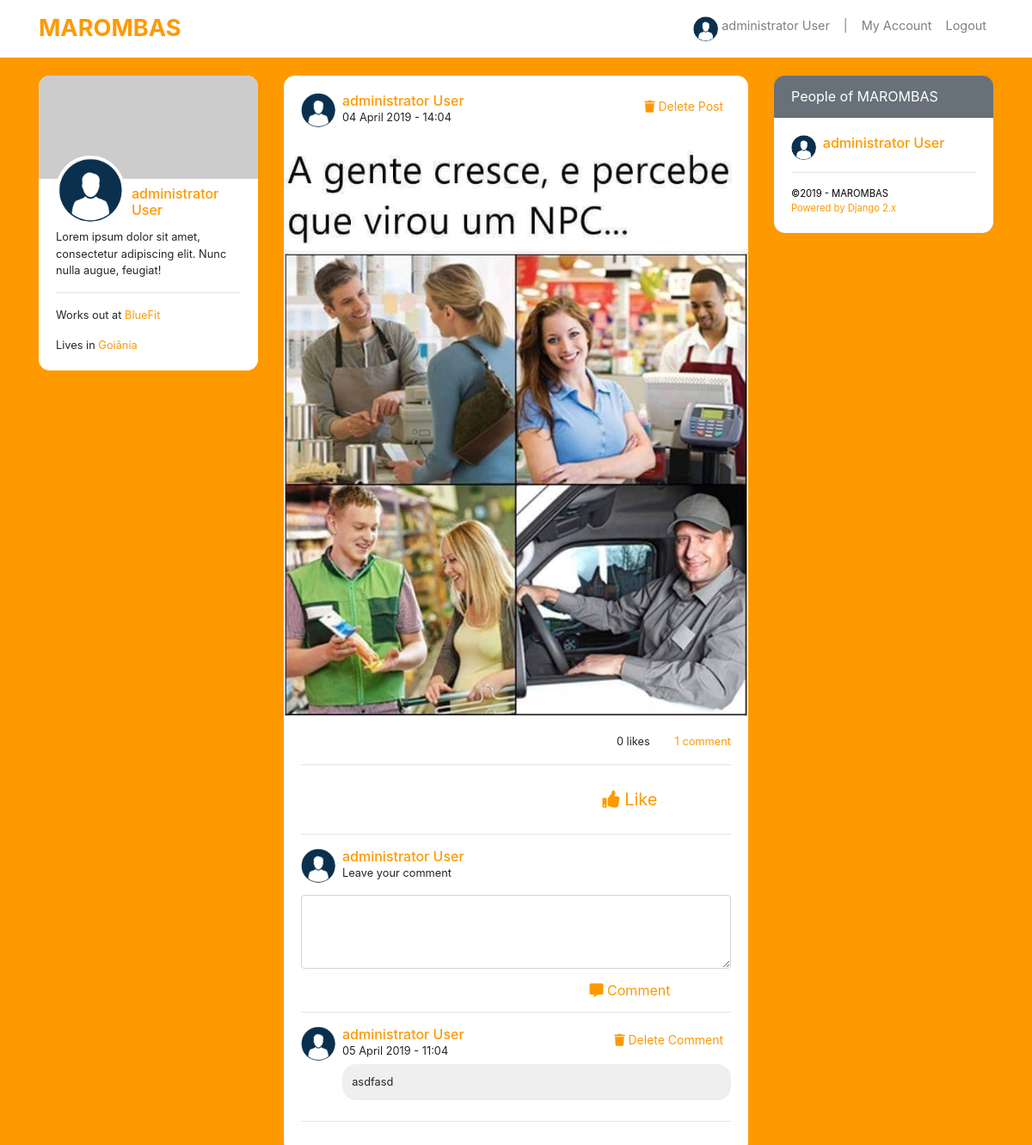
Screenshot of /post/50/ (signed in) with the database file from the repository.
### accounts/models.py (models this page shows)
class User(AbstractBaseUser, PermissionsMixin):
    first_name = models.CharField('First Name', max_length=50)
    last_name = models.CharField('Last Name', max_length=50)
    username = models.CharField('Username', max_length=60, unique=True)
    email = models.EmailField('E-mail', unique=True)
    birth_date = models.DateField('Birth Date', auto_now=False, null=True)
    description = models.TextField('Description', null=True, blank=True)
    description_card = models.TextField('Brief Description', null=True, blank=True)
    Prof_pic = models.ImageField('Profile Picture', upload_to='user_prof_pic', null=True, blank=True)
    album_photos = models.ImageField('Album photos', upload_to='album_photos', null=True, blank=True)
    cover_image = models.ImageField('Cover Image', upload_to='cover_pics', null=True, blank=True)
    date_joined = models.DateTimeField('Date joined', auto_now_add=True)
    works_out = models.CharField('Works out at', max_length=60)
    last_gym = models.CharField('Last Gym', max_length=60, default='last gym')
    city = models.CharField('Lives in', max_length=60)
    hometown = models.CharField('Hometown', max_length=60)
    is_active = models.BooleanField(default=True)
    is_admin = models.BooleanField(default=False)
    is_staff = models.BooleanField(default=False)
    USERNAME_FIELD = 'email'
    REQUIRED_FIELDS = ['username',]
    object = UserManager()
    class Meta:
        verbose_name = 'User'
        verbose_name_plural = 'Users'
    def __str__(self):
        return f"{self.first_name} {self.last_name}" or self.username

### posts/models.py (models this page shows)
class Post(models.Model):
    author  = models.ForeignKey(User, on_delete=models.CASCADE)
    created = models.DateTimeField('Created', auto_now_add=True)
    updated = models.DateTimeField('Updated', auto_now=True)
    text    = models.TextField('Text', blank=True)
    image   = models.ImageField('Image', upload_to='img_post', null=True, blank=True)
    likes   = models.ManyToManyField(User, related_name='likes', blank=True)
    def total_likes(self):
        return self.likes.count()

class Comment(models.Model):
    author  = models.ForeignKey(User, on_delete=models.CASCADE)
    post    = models.ForeignKey(Post, on_delete=models.CASCADE)
    text    = models.TextField('Comment', blank=True)
    created = models.DateTimeField('Created', auto_now_add=True)
    class Meta:
        verbose_name = 'Comment'
        verbose_name_plural = 'Comments'

### posts/views.py (the view)
# urls.py: path('<int:pk>/', views.PostPage, name='post_page'),
@login_required
def PostPage(request, pk):
    post = get_object_or_404(Post, pk=pk)
    comment = Comment.objects.filter(post=post).order_by('-created')
    if request.method == 'POST':
        form_post = CommentForm(request.POST or None)
        if form_post.is_valid():
            content = request.POST.get('text')
            form = Comment.objects.create(post=post, author=request.user, text=content)
            form.save()
            return redirect('posts:post_page', pk)
    else:
        form_post = CommentForm()
    context = {
        'post': post,
        'comment': comment,
        'form_post': form_post,
        'total_likes': post.total_likes(),
    }
    return render(request, 'post.html', context)

### posts/forms.py
class CommentForm(forms.ModelForm):
    text = forms.CharField(widget=forms.Textarea(
        attrs = {
            'class': 'form-control form-edit mb-3',
            'cols': 30,
            'rows': 3,
        }
    ))
    class Meta:
        model = Comment
        fields = ['text']

### accounts/context_processors.py (called while the page is built)
def user_list(request):
    latest_users = User.object.order_by('-date_joined')[:6]
    return {'user_list': latest_users}

### posts/templates/post.html (shortened to what this page needs)
{% extends "base.html" %}
{% load static %}
{% block content %}
    <div class="card">
        <div class="card-body">
            <a href="{% url 'accounts:profile' post.author.pk %}">
                {% if post.author.Prof_pic %}
                    <img src="{{ post.author.Prof_pic.url }}" class="prof_pic_ind float-left mr-2">
                {% else %}
                    <img src="{% static 'img/download.png' %}" class="prof_pic_ind float-left mr-2">
                {% endif %}
            </a>
            {% if user.pk == post.author.pk %}
                <a href="{% url 'posts:delete_post' post.pk %}" class="btn btn-sm btn-color float-right"><i class="fas fa-trash"></i> Delete Post</a>
            {% endif %}
            <a href="{% url 'accounts:profile' post.author.pk %}" class="link-color"><h6 class="card-title mar-card-title">{{ post.author }}</h6></a>
            <p class="card-text">{{ post.created|date:"d F Y - H:m" }}</p>
        </div>
        {% if post.image %}
            <a href="{% url 'posts:post_page' post.pk %}"><img src="{{ post.image.url }}" class="card-img-top" alt=""></a>
        {% endif %}
        <div class="card-body">
            <p class="card-text text-right">
                {{ total_likes }} like{{ total_likes|pluralize }} &nbsp;&nbsp;&nbsp;&nbsp;&nbsp;&nbsp;
                <a href="{% url 'posts:post_page' post.pk %}" class="link-color">
                    {{ comment.count }} comment{{ comment|pluralize }}
                </a>
            </p>
            <hr>
            <div class="row">
                <div class="col-md-6 d-flex justify-content-center"></div>
                <div class="col-md-6 d-flex justify-content-center">
                    <form action="{% url 'posts:like_post' %}" method="POST">
                        <button type="submit" onclick="reloadLike()" id="refreshed" class="btn btn-lg btn-color" value="{{ post.pk }}" name="post_id"><i class="fas fa-thumbs-up"></i> Like</button>
                    </form>
                </div>
            </div>
            <hr>
            <a href="{% url 'accounts:profile' user.pk %}">
                {% if user.Prof_pic %}
                    <img src="{{ user.Prof_pic.url }}" class="prof_pic_ind float-left mr-2">
                {% else %}
                    <img src="{% static 'img/download.png' %}" class="prof_pic_ind float-left mr-2">
                {% endif %}
            </a>
            <a href="{% url 'accounts:profile' user.pk %}" class="link-color">
                <h6 class="card-title mar-card-title">{{ user }}</h6>
            </a>
            <p class="card-text">Leave your comment</p>
            <form method="POST">
                <div class="form-group">
                    {{ form_post.text }}
                </div>
                <div class="row">
                    <div class="col-md-6 d-flex justify-content-center"></div>
                    <div class="col-md-6 d-flex justify-content-center">
                        <button type="submit" class="btn btn-color" style="margin: -10px 0px -10px 0px;"><i class="fas fa-comment-alt"></i> Comment</button>
                    </div>
                </div>
            </form>
            <hr>
            {% for comments in comment  %}
                {% if comments.author.Prof_pic %}
                    <img src="{{ comments.author.Prof_pic.url }}" class="prof_pic_ind float-left mr-2">
                {% else %}
                    <img src="{% static 'img/download.png' %}" class="prof_pic_ind float-left mr-2">
                {% endif %}
                {% if user.pk == comments.author.pk %}
                    <a href="{% url 'posts:delete_comment' comments.pk %}" class="btn btn-sm btn-color float-right"><i class="fas fa-trash"></i> Delete Comment</a>
                {% endif %}
                <a href="{% url 'accounts:profile' comments.author.pk %}" class="link-color"><h6 class="card-title mar-card-title">{{ comments.author }}</h6></a>
                <p class="card-text">{{ comments.created|date:"d F Y - H:m" }}</p>
                <p class="card-text ml-5 mb-4 comment-p">{{ comments.text }}</p>
                <hr>
            {% endfor %}
        </div>
    </div>
    <br>
{% endblock %}

### core/templates/base.html (shortened to what this page needs)
<!DOCTYPE html>
{% load static %}
<html lang="en">
    <head>
        <link rel="stylesheet" href="https://stackpath.bootstrapcdn.com/bootstrap/4.3.1/css/bootstrap.min.css">
        <link rel="stylesheet" href="https://use.fontawesome.com/releases/v5.7.2/css/all.css">
        <link rel="stylesheet" href="{% static 'css/base_style.css' %}">
    </head>
    <body>
        <nav class="navbar fixed-top navbar-expand-lg navbar-light bg-light">
            <div class="container">
                <a class="navbar-brand" href="{% url 'index' %}">MAROMBAS</a>
                <div class="collapse navbar-collapse" id="navbarNav">
                    <ul class="navbar-nav ml-auto">
                        <li class="nav-item normal-li">
                            <a href="{% url 'accounts:profile' user.pk %}" class="nav-link">
                                {% if user.Prof_pic %}
                                    <img src="{{ user.Prof_pic.url }}" class="prof_pic d-inline-block align-top mr-1">{{ user }}
                                {% else %}
                                    <img src="{% static 'img/download.png' %}" class="prof_pic d-inline-block align-top mr-1">{{ user }}
                                {% endif %}
                            </a>
                        </li>
                        <li class="nav-item normal-li">
                            <span class="nav-link">|</span>
                        </li>
                        <li class="nav-item normal-li">
                            <a href="{% url 'accounts:my_account' user.pk %}" class="nav-link">My Account</a>
                        </li>
                        <li class="nav-item normal-li">
                            <a href="{% url 'logout' %}" class="nav-link">Logout</a>
                        </li>
                    </ul>
                </div>
            </div>
        </nav>
        <div class="container">
            <div class="row">
                <div class="col-md-3">
                    <div class="card card-edit">
                        <div class="wrapper-base">
                            {% if user.cover_image %}
                                <img src="{{ user.cover_image.url }}" class="card-img-top card-round-top" style="height: 120px; object-fit: cover" alt="Cover Image">
                            {% else %}
                                <img src="https://dummyimage.com/600x400/707070/ffffff&text=image+cover" class="card-img-top card-round-top" style="height: 120px; object-fit: cover" alt="Cover Image">
                            {% endif %}
                        </div>
                        <div class="card-body card-body-edit">
                            <a href="{% url 'accounts:profile' user.pk %}">
                                {% if user.Prof_pic %}
                                    <img src="{{ user.Prof_pic.url }}" class="prof_pic_card float-left mr-2">
                                {% else %}
                                    <img src="{% static 'img/download.png' %}" class="prof_pic_card float-left mr-2">
                                {% endif %}
                            </a>
                            <a href="{% url 'accounts:profile' user.pk %}" class="link-color"><h6 class="card-title">{{ user }}</h6></a>
                            {% if user.description_card %}
                                <p class="card-text">{{ user.description_card }}</p>
                            {% else %}
                                <hr class="mt-5">
                                <a href="{% url 'accounts:my_account' user.pk %}" class="btn btn-sm btn-color"><i class="fas fa-user"></i> Edit My Description</a>
                            {% endif %}
                            {% if user.city %}
                                <hr>
                                <p class="card-text">Works out at <a href="https://bluefit.com.br/" target="_blank" class="link-color">{{ user.works_out }}</a></p>
                                <p class="card-text">Lives in <a href="http://www.capital.sp.gov.br/" target="_blank" class="link-color">{{ user.city }}</a></p>
                            {% else %}
                                <hr class="mt-4">
                                <a href="{% url 'accounts:my_account' user.pk %}" class="btn btn-sm btn-color"><i class="fas fa-user"></i> Edit Your City</a>
                            {% endif %}
                        </div>
                    </div>
                </div>
                <div class="col-md-6">
                    <div class="row">
                        <div class="col-md-12">
                            {% block content %}
                            {% endblock %}
                        </div>
                    </div>
                </div>
                <div class="col-md-3">
                    <div class="card card-edit text-white bg-secondary mb-3" style="max-width: 18rem;">
                        <div class="card-header">People of MAROMBAS</div>
                        <div class="card-body profiles-card">
                            {% for users in user_list %}
                                <a href="{% url 'accounts:profile' users.pk %}">
                                    {% if users.Prof_pic %}
                                        <img src="{{ users.Prof_pic.url }}" class="prof_pic float-left mr-2">
                                    {% else %}
                                        <img src="{% static 'img/download.png' %}" class="prof_pic float-left mr-2">
                                    {% endif %}
                                </a>
                                <a href="{% url 'accounts:profile' users.pk %}" class="link-color"><h6 class="card-title mar-card-title mb-4">{{ users.first_name }} {{ users.last_name }}</h6></a>
                                <hr>
                            {% endfor %}
                            <div class="footer-copyright">©2019 - MAROMBAS <br>
                                <a href="https://www.djangoproject.com/" target="_blank" class="link-color"> Powered by Django 2.x</a>
                            </div>
                        </div>
                    </div>
                </div>
            </div>
        </div>
    </body>
</html>

### core/static/css/base_style.css (style rules this page uses)
body { background-color: #FF9900; }
.bg-light { background-color: #fff !important; }
.navbar-nav { font-size: 0.9rem; }
.navbar-light .navbar-brand { color: #FF9900; font-weight: bold; font-size: 1.7em; }
.btn-color { color: #FF9900; }
.prof_pic { border-radius: 50%; width: 1.8rem; height: 1.8rem; object-fit: cover; }
.prof_pic_ind { border-radius: 50%; width: 2.5rem; height: 2.5rem; object-fit: cover; }
.prof_pic_card { border-radius: 50%; width: 5rem; height: 5rem; object-fit: cover; margin: -35px 0px 0px 0px; border: 3px solid white; }
.card-edit { width: 255px; position: fixed; }
.card { border: none; border-radius: 0.8rem; }
.card-round-top { border-top-left-radius: 0.8rem; border-top-right-radius: 0.8rem; }
.card-text { font-size: 0.8rem; }
.link-color { color: #FF9900; }
.mar-card-title { margin-bottom: 0px; }
.profiles-card { background-color: white; color: black; border-bottom-left-radius: 0.8rem; border-bottom-right-radius: 0.8rem; }
.footer-copyright { font-size: 0.7rem; }
.comment-p { background-color: #efefef; border-radius: 1rem; padding: 0.7rem; margin-top: -10px; margin-bottom: 5px; }
.wrapper-base { height: 120px; width: 100%; }
.card-body-edit { padding: 0.5rem 1.25rem 1.25rem 1.25rem }
li, .help-block { color: #6c757d; font-size: 0.75rem; }
.normal-li { font-size: 0.9rem; }

### rows the page displays
User: first_name+last_name "administrator User", description_card "Lorem ipsum dolor sit amet, consectetur adipiscing elit. Nunc nulla augue, feugiat!", works_out "BlueFit", city "Goiânia", first_name "administrator", last_name "User"
Post: author "administrator User", created "04 April 2019 - 14:04", image (picture)
Comment: shows "Delete Comment", author "administrator User", created "05 April 2019 - 11:04", text "asdfasd"

### other values shown
{{ total_likes }} "0"
{{ comment.count }} "1"
